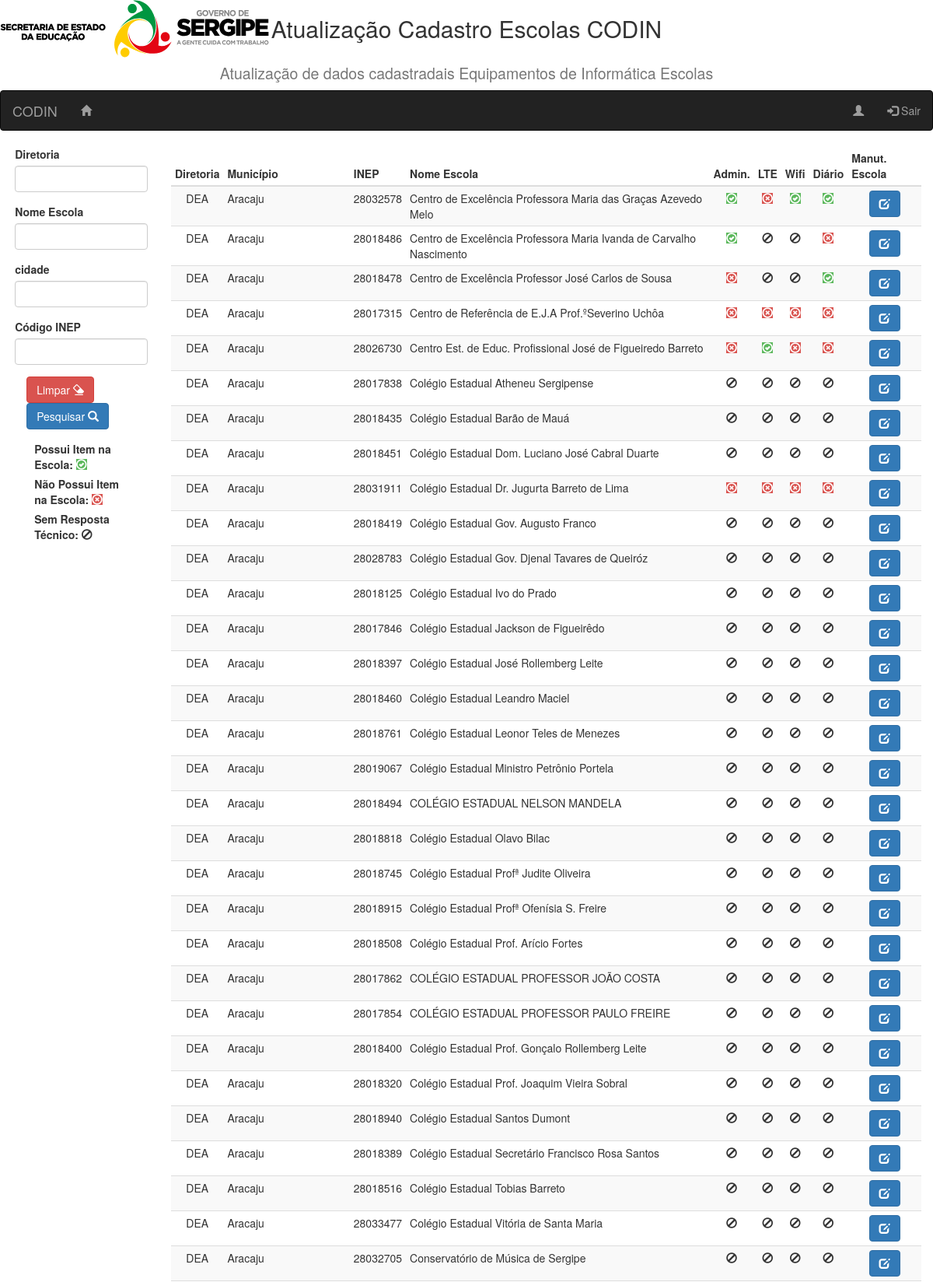
The app's page /home/index.php (upper part) with its own data.
### tables this page shows
CREATE TABLE `escolas_cadastro` (
  `codigo_escola` int(11) NOT NULL AUTO_INCREMENT,
  `codigo_mec` varchar(45) NOT NULL,
  `nome` varchar(255) NOT NULL,
  `municipio` varchar(255) NOT NULL,
  `diretoria` varchar(45) NOT NULL,
  `usuario_ult_edi` varchar(45) DEFAULT NULL,
  `data_ult_edi` datetime DEFAULT NULL,
  `administrativo` int(11) NOT NULL DEFAULT '2' COMMENT 'Opção 2 Default não Respondeu',
  `diario` int(11) NOT NULL DEFAULT '2' COMMENT 'Opção 2 Default não Respondeu',
  `laboratorio` int(11) NOT NULL DEFAULT '2' COMMENT 'Opção 2 Default não Respondeu',
  `wifi` int(11) NOT NULL DEFAULT '2' COMMENT 'Opção 2 Default não Respondeu',
  `observacao` text,
  PRIMARY KEY (`codigo_escola`)
);

### class/database.php (called while the page is built, shortened)
<?php
abstract class Database {
    private static $host     = "10.24.0.59";
    private static $user     = "root";
    private static $password = "seedqawsed";
    private static $db       = "escolas";
    private function getHost()    {return self::$host;}
    private function getUser()    {return self::$user;}
    private function getPassword(){return self::$password;}
    private function getDB()      {return self::$db;}
    function connect(){
        $conexao = mysqli_connect($this->getHost(), $this->getUser(), $this->getPassword(), $this->getDB());
        if (!mysqli_set_charset($conexao, "utf8")) {
            printf("Error loading character set utf8: %s\n", mysqli_error($conexao));
            exit();
        } else {
            mysqli_character_set_name($conexao);
        }
        return $conexao;
    }
}

### home/index.php (the view)
<?php
    include_once '../class/principal.php';
    $usuario = new Usuario();
    $escola = new Escolas();
    $usuario->validaSessao();
    if ( !isset($_POST ["dre"])) {
        $dre        = $usuario->getDiretoria();
    } else {
        $dre = $_POST ["dre"];
    }
    $nome	= $_POST ["nome"];
    $cidade     = $_POST ["login"];
    $inep       = $_POST ["inep"];
?>
        <div class="col-xs-2">
            <form class="form-horizontal" method="post" action="">
             <div class="form-group">
               <div class="col-xs-10 col-xs-offset-2">
                <div class="form-group">
                  <label for="dre">Diretoria</label>
                  <input type="text" class="form-control" id="dre" name="dre" value="<?php echo $dre;?>">
                </div>
                <div class="form-group">
                  <label for="nome">Nome Escola</label>
                  <input type="text" class="form-control" id="nome" name="nome" value="<?php echo $nome;?>">
                </div>
                <div class="form-group">
                    <label for="cidade">cidade</label>
                  <input type="text" class="form-control" id="cidade" name="cidade" value="<?php echo $cidade;?>">
                </div>
                <div class="form-group">
                    <label for="inep">Código INEP</label>
                  <input type="text" class="form-control" id="inep" name="inep" value="<?php echo $inep;?>">
                </div>
                  <a type="button" class="btn btn-danger"  href="">Limpar <span class="glyphicon glyphicon-erase"></span></a>
                  <button type="submit" class="btn btn-primary">Pesquisar <span class="glyphicon glyphicon-search"></span></button>
               </div>
             </div>
            </form>
            <div class="col-xs-10 col-xs-offset-2">
                <label> Possui Item na Escola: <span class="glyphicon glyphicon-ok-circle btn-success"></label>
                <label> Não Possui Item na Escola: <span class="glyphicon glyphicon-remove-circle btn-danger"></label>
                <label> Sem Resposta Técnico: <span class="glyphicon glyphicon-ban-circle"></label>
            </div>
        </div>
        <div class="col-xs-10">
            <div class="col-xs-12">
                <table class="table table-hover table-striped table-condensed">
                    <thead>
                      <tr class="text-center">
                        <th>Diretoria</th>
                        <th>Município</th>
                        <th>INEP</th>
                        <th>Nome Escola</th>
                        <th>Admin.</th>
                        <th>LTE</th>
                        <th>Wifi</th>
                        <th>Diário</th>
                        <th>Manut. Escola</th>
                      </tr>
                    </thead>
                    <tbody>
                        <?php
                            $escolas = $escola->listaEcolasP($dre,$cidade,$nome,$inep);
                            foreach ($escolas as $table_escolas){
                        ?>
                    <tr>
                        <td class="text-center"><?php echo $table_escolas["diretoria"]; ?></td>
                        <td><?php echo $table_escolas["municipio"]; ?></td>
                        <td><?php echo $table_escolas["codigo_mec"]; ?></td>
                        <td><?php echo $table_escolas["nome"]; ?></td>
                        <td class="text-center"><?php echo $escola->imprimiSituacao($table_escolas["administrativo"]); ?></td>
                        <td class="text-center"><?php echo $escola->imprimiSituacao($table_escolas["laboratorio"]); ?></td>
                        <td class="text-center"><?php echo $escola->imprimiSituacao($table_escolas["wifi"]); ?></td>
                        <td class="text-center"><?php echo $escola->imprimiSituacao($table_escolas["diario"]); ?></td>
                        <td class="text-center"><?php echo '<a type="button" class="btn btn-primary" target="" href="../home/editescola.php?codigo='.$table_escolas["codigo_escola"].'"><span class="glyphicon glyphicon-edit"></span></a>';?></td>
                    </tr>
                        <?php
                                }
                        ?>
                    </tbody>
                </table>
            </div>
           </div>
        </div>
<?php
include ("../class/footer.php");

### class/principal.php (shortened to what this page needs)
<?php
include_once '../class/database.php';
class Usuario extends Database {
    private $diretoria;
    function getDiretoria(){
        return $this->diretoria;
    }
    function validaSessao(){
        include ("../class/header.php");
    }
}
class Escolas extends Database {
    function listaEcolasP($_dre, $_municipio, $_nome, $_inep){
        $consulta_usuario3 = "SELECT * FROM escolas_cadastro where codigo_mec like '%".$_inep."%' and nome like '%".$_nome."%' and municipio like '%".$_municipio."%' and diretoria like '%".$_dre."%';";
        $resultado_usuario3 = mysqli_query($this->connect(), $consulta_usuario3);
        return $resultado_usuario3;
    }
    function imprimiSituacao($_codigo){
        if($_codigo == '0'){
            return '<span class="glyphicon glyphicon-remove-circle btn-danger">';
        }elseif ($_codigo == '1') {
            return '<span class="glyphicon glyphicon-ok-circle btn-success">';
        } else {
            return '<span class="glyphicon glyphicon-ban-circle">';
        }
    }
}

### records on screen
escolas_cadastro: diretoria "DEA", municipio "Aracaju", codigo_mec "28032578", nome "Centro de Excelência Professora Maria das Graças Azevedo Melo", administrativo 1 (drawn), laboratorio 0 (drawn)
escolas_cadastro: diretoria "DEA", municipio "Aracaju", codigo_mec "28018486", nome "Centro de Excelência Professora Maria Ivanda de Carvalho Nascimento", administrativo 1 (drawn), diario 0 (drawn)
escolas_cadastro: diretoria "DEA", municipio "Aracaju", codigo_mec "28018478", nome "Centro de Excelência Professor José Carlos de Sousa", administrativo 0 (drawn), diario 1 (drawn)
escolas_cadastro: diretoria "DEA", municipio "Aracaju", codigo_mec "28017315", nome "Centro de Referência de E.J.A Prof.ºSeverino Uchôa", administrativo 0 (drawn)
escolas_cadastro: diretoria "DEA", municipio "Aracaju", codigo_mec "28026730", nome "Centro Est. de Educ. Profissional José de Figueiredo Barreto", administrativo 0 (drawn), laboratorio 1 (drawn)
escolas_cadastro: diretoria "DEA", municipio "Aracaju", codigo_mec "28017838", nome "Colégio Estadual Atheneu Sergipense"
escolas_cadastro: diretoria "DEA", municipio "Aracaju", codigo_mec "28018435", nome "Colégio Estadual Barão de Mauá"
escolas_cadastro: diretoria "DEA", municipio "Aracaju", codigo_mec "28018451", nome "Colégio Estadual Dom. Luciano José Cabral Duarte"
escolas_cadastro: diretoria "DEA", municipio "Aracaju", codigo_mec "28031911", nome "Colégio Estadual Dr. Jugurta Barreto de Lima", administrativo 0 (drawn)
escolas_cadastro: diretoria "DEA", municipio "Aracaju", codigo_mec "28018419", nome "Colégio Estadual Gov. Augusto Franco"
escolas_cadastro: diretoria "DEA", municipio "Aracaju", codigo_mec "28028783", nome "Colégio Estadual Gov. Djenal Tavares de Queiróz"
escolas_cadastro: diretoria "DEA", municipio "Aracaju", codigo_mec "28018125", nome "Colégio Estadual Ivo do Prado"
escolas_cadastro: diretoria "DEA", municipio "Aracaju", codigo_mec "28017846", nome "Colégio Estadual Jackson de Figueirêdo"
escolas_cadastro: diretoria "DEA", municipio "Aracaju", codigo_mec "28018397", nome "Colégio Estadual José Rollemberg Leite"
escolas_cadastro: diretoria "DEA", municipio "Aracaju", codigo_mec "28018460", nome "Colégio Estadual Leandro Maciel"
escolas_cadastro: diretoria "DEA", municipio "Aracaju", codigo_mec "28018761", nome "Colégio Estadual Leonor Teles de Menezes"
escolas_cadastro: diretoria "DEA", municipio "Aracaju", codigo_mec "28019067", nome "Colégio Estadual Ministro Petrônio Portela"
escolas_cadastro: diretoria "DEA", municipio "Aracaju", codigo_mec "28018494", nome "COLÉGIO ESTADUAL NELSON MANDELA"
escolas_cadastro: diretoria "DEA", municipio "Aracaju", codigo_mec "28018818", nome "Colégio Estadual Olavo Bilac"
escolas_cadastro: diretoria "DEA", municipio "Aracaju", codigo_mec "28018745", nome "Colégio Estadual Profª Judite Oliveira"
escolas_cadastro: diretoria "DEA", municipio "Aracaju", codigo_mec "28018915", nome "Colégio Estadual Profª Ofenísia S. Freire"
escolas_cadastro: diretoria "DEA", municipio "Aracaju", codigo_mec "28018508", nome "Colégio Estadual Prof. Arício Fortes"
escolas_cadastro: diretoria "DEA", municipio "Aracaju", codigo_mec "28017862", nome "COLÉGIO ESTADUAL PROFESSOR JOÃO COSTA"
escolas_cadastro: diretoria "DEA", municipio "Aracaju", codigo_mec "28017854", nome "COLÉGIO ESTADUAL PROFESSOR PAULO FREIRE"
escolas_cadastro: diretoria "DEA", municipio "Aracaju", codigo_mec "28018400", nome "Colégio Estadual Prof. Gonçalo Rollemberg Leite"
escolas_cadastro: diretoria "DEA", municipio "Aracaju", codigo_mec "28018320", nome "Colégio Estadual Prof. Joaquim Vieira Sobral"
escolas_cadastro: diretoria "DEA", municipio "Aracaju", codigo_mec "28018940", nome "Colégio Estadual Santos Dumont"
escolas_cadastro: diretoria "DEA", municipio "Aracaju", codigo_mec "28018389", nome "Colégio Estadual Secretário Francisco Rosa Santos"
escolas_cadastro: diretoria "DEA", municipio "Aracaju", codigo_mec "28018516", nome "Colégio Estadual Tobias Barreto"
escolas_cadastro: diretoria "DEA", municipio "Aracaju", codigo_mec "28033477", nome "Colégio Estadual Vitória de Santa Maria"
escolas_cadastro: diretoria "DEA", municipio "Aracaju", codigo_mec "28032705", nome "Conservatório de Música de Sergipe"
